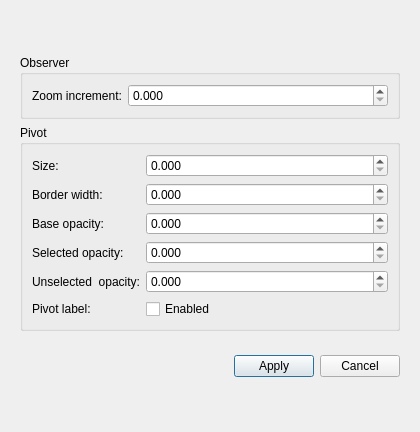
<?xml version="1.0" encoding="UTF-8"?>
<ui version="4.0">
 <class>TFSettingsDialog</class>
 <widget class="QDialog" name="TFSettingsDialog">
  <property name="windowModality">
   <enum>Qt::ApplicationModal</enum>
  </property>
  <property name="geometry">
   <rect>
    <x>0</x>
    <y>0</y>
    <width>420</width>
    <height>432</height>
   </rect>
  </property>
  <property name="focusPolicy">
   <enum>Qt::StrongFocus</enum>
  </property>
  <property name="windowTitle">
   <string>Transfer Function Settings</string>
  </property>
  <property name="windowIcon">
   <iconset>
    <normaloff>:/ui/icons/vex_logo.png</normaloff>:/ui/icons/vex_logo.png</iconset>
  </property>
  <property name="modal">
   <bool>true</bool>
  </property>
  <layout class="QGridLayout" name="gridLayout">
   <item row="1" column="0">
    <widget class="QWidget" name="settingsWidget" native="true">
     <layout class="QGridLayout" name="gridLayout_3">
      <item row="1" column="0">
       <widget class="QGroupBox" name="pointGroupBox">
        <property name="title">
         <string>Pivot</string>
        </property>
        <layout class="QGridLayout" name="gridLayout_6">
         <item row="9" column="1">
          <widget class="QCheckBox" name="cbPivotLabel">
           <property name="text">
            <string>Enabled</string>
           </property>
           <property name="checked">
            <bool>false</bool>
           </property>
           <property name="autoExclusive">
            <bool>false</bool>
           </property>
          </widget>
         </item>
         <item row="3" column="1">
          <widget class="QDoubleSpinBox" name="sbBaseOpacity">
           <property name="sizePolicy">
            <sizepolicy hsizetype="MinimumExpanding" vsizetype="Fixed">
             <horstretch>0</horstretch>
             <verstretch>0</verstretch>
            </sizepolicy>
           </property>
           <property name="decimals">
            <number>3</number>
           </property>
           <property name="minimum">
            <double>0.000000000000000</double>
           </property>
           <property name="maximum">
            <double>1.000000000000000</double>
           </property>
           <property name="singleStep">
            <double>0.005000000000000</double>
           </property>
           <property name="value">
            <double>0.000000000000000</double>
           </property>
          </widget>
         </item>
         <item row="2" column="1">
          <widget class="QDoubleSpinBox" name="sbBorderWidth">
           <property name="sizePolicy">
            <sizepolicy hsizetype="MinimumExpanding" vsizetype="Fixed">
             <horstretch>0</horstretch>
             <verstretch>0</verstretch>
            </sizepolicy>
           </property>
           <property name="decimals">
            <number>3</number>
           </property>
           <property name="minimum">
            <double>0.000000000000000</double>
           </property>
           <property name="maximum">
            <double>1000000.000000000000000</double>
           </property>
           <property name="singleStep">
            <double>0.500000000000000</double>
           </property>
          </widget>
         </item>
         <item row="6" column="0">
          <widget class="QLabel" name="lblSelectedOpacity">
           <property name="text">
            <string>Selected opacity:</string>
           </property>
          </widget>
         </item>
         <item row="6" column="1">
          <widget class="QDoubleSpinBox" name="sbSelectedOpacity">
           <property name="sizePolicy">
            <sizepolicy hsizetype="MinimumExpanding" vsizetype="Fixed">
             <horstretch>0</horstretch>
             <verstretch>0</verstretch>
            </sizepolicy>
           </property>
           <property name="decimals">
            <number>3</number>
           </property>
           <property name="minimum">
            <double>0.000000000000000</double>
           </property>
           <property name="maximum">
            <double>1.000000000000000</double>
           </property>
           <property name="singleStep">
            <double>0.005000000000000</double>
           </property>
           <property name="value">
            <double>0.000000000000000</double>
           </property>
          </widget>
         </item>
         <item row="3" column="0">
          <widget class="QLabel" name="lblBaseBgOpacity">
           <property name="text">
            <string>Base opacity:</string>
           </property>
          </widget>
         </item>
         <item row="9" column="0">
          <widget class="QLabel" name="lbPivotLabel">
           <property name="text">
            <string>Pivot label:</string>
           </property>
          </widget>
         </item>
         <item row="2" column="0">
          <widget class="QLabel" name="lbBorderWidth">
           <property name="text">
            <string>Border width:</string>
           </property>
          </widget>
         </item>
         <item row="0" column="1">
          <widget class="QDoubleSpinBox" name="sbSize">
           <property name="sizePolicy">
            <sizepolicy hsizetype="MinimumExpanding" vsizetype="Fixed">
             <horstretch>0</horstretch>
             <verstretch>0</verstretch>
            </sizepolicy>
           </property>
           <property name="decimals">
            <number>3</number>
           </property>
           <property name="minimum">
            <double>0.000000000000000</double>
           </property>
           <property name="maximum">
            <double>1000000.000000000000000</double>
           </property>
           <property name="singleStep">
            <double>0.500000000000000</double>
           </property>
          </widget>
         </item>
         <item row="0" column="0">
          <widget class="QLabel" name="lblSize">
           <property name="text">
            <string>Size:</string>
           </property>
          </widget>
         </item>
         <item row="8" column="0">
          <widget class="QLabel" name="lblUnselectedOpacity">
           <property name="text">
            <string>Unselected  opacity:</string>
           </property>
          </widget>
         </item>
         <item row="8" column="1">
          <widget class="QDoubleSpinBox" name="sbUnselectedOpacity">
           <property name="sizePolicy">
            <sizepolicy hsizetype="MinimumExpanding" vsizetype="Fixed">
             <horstretch>0</horstretch>
             <verstretch>0</verstretch>
            </sizepolicy>
           </property>
           <property name="decimals">
            <number>3</number>
           </property>
           <property name="minimum">
            <double>0.000000000000000</double>
           </property>
           <property name="maximum">
            <double>1.000000000000000</double>
           </property>
           <property name="singleStep">
            <double>0.005000000000000</double>
           </property>
           <property name="value">
            <double>0.000000000000000</double>
           </property>
          </widget>
         </item>
        </layout>
       </widget>
      </item>
      <item row="0" column="0">
       <widget class="QGroupBox" name="observerGroupBox">
        <property name="title">
         <string>Observer</string>
        </property>
        <layout class="QGridLayout" name="gridLayout_5">
         <item row="5" column="1">
          <widget class="QDoubleSpinBox" name="sbZoomIncrement">
           <property name="sizePolicy">
            <sizepolicy hsizetype="MinimumExpanding" vsizetype="Fixed">
             <horstretch>0</horstretch>
             <verstretch>0</verstretch>
            </sizepolicy>
           </property>
           <property name="decimals">
            <number>3</number>
           </property>
           <property name="maximum">
            <double>1000000.000000000000000</double>
           </property>
           <property name="singleStep">
            <double>0.005000000000000</double>
           </property>
          </widget>
         </item>
         <item row="5" column="0">
          <widget class="QLabel" name="lblZoomIncrement">
           <property name="text">
            <string>Zoom increment:</string>
           </property>
          </widget>
         </item>
        </layout>
       </widget>
      </item>
     </layout>
    </widget>
   </item>
   <item row="0" column="0">
    <spacer name="topVerticalSpacer">
     <property name="orientation">
      <enum>Qt::Vertical</enum>
     </property>
     <property name="sizeHint" stdset="0">
      <size>
       <width>20</width>
       <height>0</height>
      </size>
     </property>
    </spacer>
   </item>
   <item row="2" column="0">
    <widget class="QWidget" name="bottomWidget" native="true">
     <layout class="QGridLayout" name="gridLayout_2">
      <item row="0" column="1">
       <widget class="QPushButton" name="pbApply">
        <property name="text">
         <string>Apply</string>
        </property>
        <property name="shortcut">
         <string>Return</string>
        </property>
       </widget>
      </item>
      <item row="0" column="0">
       <spacer name="leftHorizontalSpacer">
        <property name="orientation">
         <enum>Qt::Horizontal</enum>
        </property>
        <property name="sizeHint" stdset="0">
         <size>
          <width>40</width>
          <height>20</height>
         </size>
        </property>
       </spacer>
      </item>
      <item row="0" column="2">
       <widget class="QPushButton" name="pbCancel">
        <property name="text">
         <string>Cancel</string>
        </property>
       </widget>
      </item>
     </layout>
    </widget>
   </item>
   <item row="3" column="0">
    <spacer name="bottomVerticalSpacer">
     <property name="orientation">
      <enum>Qt::Vertical</enum>
     </property>
     <property name="sizeHint" stdset="0">
      <size>
       <width>20</width>
       <height>0</height>
      </size>
     </property>
    </spacer>
   </item>
  </layout>
 </widget>
 <tabstops>
  <tabstop>sbZoomIncrement</tabstop>
  <tabstop>sbBorderWidth</tabstop>
  <tabstop>sbBaseOpacity</tabstop>
  <tabstop>sbSelectedOpacity</tabstop>
  <tabstop>sbUnselectedOpacity</tabstop>
  <tabstop>pbApply</tabstop>
  <tabstop>pbCancel</tabstop>
 </tabstops>
 <resources/>
 <connections>
  <connection>
   <sender>pbApply</sender>
   <signal>clicked()</signal>
   <receiver>TFSettingsDialog</receiver>
   <slot>accept()</slot>
   <hints>
    <hint type="sourcelabel">
     <x>263</x>
     <y>158</y>
    </hint>
    <hint type="destinationlabel">
     <x>199</x>
     <y>149</y>
    </hint>
   </hints>
  </connection>
  <connection>
   <sender>pbCancel</sender>
   <signal>clicked()</signal>
   <receiver>TFSettingsDialog</receiver>
   <slot>reject()</slot>
   <hints>
    <hint type="sourcelabel">
     <x>344</x>
     <y>158</y>
    </hint>
    <hint type="destinationlabel">
     <x>199</x>
     <y>149</y>
    </hint>
   </hints>
  </connection>
 </connections>
</ui>
